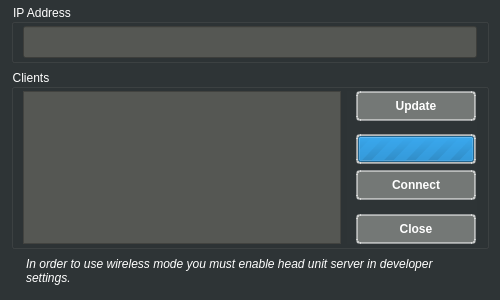
<?xml version="1.0" encoding="UTF-8"?>
<ui version="4.0">
 <class>ConnectDialog</class>
 <widget class="QDialog" name="ConnectDialog">
  <property name="geometry">
   <rect>
    <x>0</x>
    <y>0</y>
    <width>500</width>
    <height>300</height>
   </rect>
  </property>
  <property name="sizePolicy">
   <sizepolicy hsizetype="Expanding" vsizetype="Expanding">
    <horstretch>0</horstretch>
    <verstretch>0</verstretch>
   </sizepolicy>
  </property>
  <property name="minimumSize">
   <size>
    <width>500</width>
    <height>300</height>
   </size>
  </property>
  <property name="maximumSize">
   <size>
    <width>16777215</width>
    <height>300</height>
   </size>
  </property>
  <property name="windowTitle">
   <string>Connect to device</string>
  </property>
  <property name="styleSheet">
   <string notr="true">background-color: rgb(46, 52, 54);
color: rgb(255, 255, 255);</string>
  </property>
  <layout class="QVBoxLayout" name="verticalLayout">
   <property name="topMargin">
    <number>4</number>
   </property>
   <property name="bottomMargin">
    <number>9</number>
   </property>
   <item>
    <widget class="QGroupBox" name="groupBoxIPAddress">
     <property name="sizePolicy">
      <sizepolicy hsizetype="Expanding" vsizetype="Fixed">
       <horstretch>0</horstretch>
       <verstretch>0</verstretch>
      </sizepolicy>
     </property>
     <property name="title">
      <string>IP Address</string>
     </property>
     <layout class="QVBoxLayout" name="verticalLayout_2">
      <property name="topMargin">
       <number>2</number>
      </property>
      <property name="bottomMargin">
       <number>2</number>
      </property>
      <item>
       <widget class="QLineEdit" name="lineEditIPAddress">
        <property name="minimumSize">
         <size>
          <width>0</width>
          <height>32</height>
         </size>
        </property>
        <property name="maximumSize">
         <size>
          <width>16777215</width>
          <height>32</height>
         </size>
        </property>
        <property name="font">
         <font>
          <pointsize>14</pointsize>
          <weight>75</weight>
          <bold>true</bold>
         </font>
        </property>
        <property name="styleSheet">
         <string notr="true">background-color: rgb(85, 87, 83);
color: rgb(255, 255, 255);</string>
        </property>
        <property name="text">
         <string/>
        </property>
        <property name="alignment">
         <set>Qt::AlignCenter</set>
        </property>
        <property name="dragEnabled">
         <bool>false</bool>
        </property>
       </widget>
      </item>
     </layout>
    </widget>
   </item>
   <item>
    <widget class="QGroupBox" name="groupBoxRecent">
     <property name="sizePolicy">
      <sizepolicy hsizetype="Expanding" vsizetype="Minimum">
       <horstretch>0</horstretch>
       <verstretch>0</verstretch>
      </sizepolicy>
     </property>
     <property name="minimumSize">
      <size>
       <width>0</width>
       <height>100</height>
      </size>
     </property>
     <property name="title">
      <string>Clients</string>
     </property>
     <layout class="QHBoxLayout" name="horizontalLayout_2">
      <property name="topMargin">
       <number>2</number>
      </property>
      <property name="bottomMargin">
       <number>2</number>
      </property>
      <item>
       <widget class="QListWidget" name="listWidgetClients">
        <property name="font">
         <font>
          <pointsize>14</pointsize>
          <weight>75</weight>
          <bold>true</bold>
         </font>
        </property>
        <property name="styleSheet">
         <string notr="true">background-color: rgb(85, 87, 83);
color: rgb(255, 255, 255);</string>
        </property>
        <property name="gridSize">
         <size>
          <width>0</width>
          <height>30</height>
         </size>
        </property>
        <property name="uniformItemSizes">
         <bool>false</bool>
        </property>
       </widget>
      </item>
      <item>
       <widget class="QWidget" name="horizontalWidget" native="true">
        <property name="sizePolicy">
         <sizepolicy hsizetype="Fixed" vsizetype="Expanding">
          <horstretch>0</horstretch>
          <verstretch>0</verstretch>
         </sizepolicy>
        </property>
        <property name="minimumSize">
         <size>
          <width>130</width>
          <height>0</height>
         </size>
        </property>
        <property name="maximumSize">
         <size>
          <width>130</width>
          <height>16777215</height>
         </size>
        </property>
        <layout class="QVBoxLayout" name="verticalLayout_3">
         <property name="topMargin">
          <number>0</number>
         </property>
         <property name="bottomMargin">
          <number>0</number>
         </property>
         <item>
          <widget class="QPushButton" name="pushButtonUpdate">
           <property name="sizePolicy">
            <sizepolicy hsizetype="Expanding" vsizetype="Fixed">
             <horstretch>0</horstretch>
             <verstretch>0</verstretch>
            </sizepolicy>
           </property>
           <property name="minimumSize">
            <size>
             <width>120</width>
             <height>30</height>
            </size>
           </property>
           <property name="font">
            <font>
             <weight>75</weight>
             <bold>true</bold>
            </font>
           </property>
           <property name="styleSheet">
            <string notr="true">background-color: rgba(186, 189, 182, 0.5);
border-radius: 4px;
border: 2px solid rgba(255,255,255,0.5);
color: rgb(255, 255, 255);</string>
           </property>
           <property name="text">
            <string>Update</string>
           </property>
          </widget>
         </item>
         <item>
          <spacer name="verticalSpacer_2">
           <property name="orientation">
            <enum>Qt::Vertical</enum>
           </property>
           <property name="sizeHint" stdset="0">
            <size>
             <width>20</width>
             <height>10</height>
            </size>
           </property>
          </spacer>
         </item>
         <item>
          <widget class="QProgressBar" name="progressBarConnect">
           <property name="sizePolicy">
            <sizepolicy hsizetype="Expanding" vsizetype="Fixed">
             <horstretch>0</horstretch>
             <verstretch>0</verstretch>
            </sizepolicy>
           </property>
           <property name="minimumSize">
            <size>
             <width>120</width>
             <height>30</height>
            </size>
           </property>
           <property name="font">
            <font>
             <kerning>true</kerning>
            </font>
           </property>
           <property name="styleSheet">
            <string notr="true">background-color: rgba(186, 189, 182, 0.5);
border-radius: 4px;
border: 2px solid rgba(255,255,255,0.5);
color: rgb(255, 255, 255);</string>
           </property>
           <property name="maximum">
            <number>0</number>
           </property>
           <property name="value">
            <number>0</number>
           </property>
           <property name="alignment">
            <set>Qt::AlignLeading|Qt::AlignLeft|Qt::AlignVCenter</set>
           </property>
           <property name="textVisible">
            <bool>true</bool>
           </property>
          </widget>
         </item>
         <item>
          <widget class="QPushButton" name="pushButtonConnect">
           <property name="sizePolicy">
            <sizepolicy hsizetype="Expanding" vsizetype="Fixed">
             <horstretch>0</horstretch>
             <verstretch>0</verstretch>
            </sizepolicy>
           </property>
           <property name="minimumSize">
            <size>
             <width>120</width>
             <height>30</height>
            </size>
           </property>
           <property name="font">
            <font>
             <weight>75</weight>
             <bold>true</bold>
             <stylestrategy>PreferDefault</stylestrategy>
            </font>
           </property>
           <property name="styleSheet">
            <string notr="true">background-color: rgba(186, 189, 182, 0.5);
border-radius: 4px;
border: 2px solid rgba(255,255,255,0.5);
color: rgb(255, 255, 255);</string>
           </property>
           <property name="text">
            <string>Connect</string>
           </property>
          </widget>
         </item>
         <item>
          <spacer name="verticalSpacer">
           <property name="orientation">
            <enum>Qt::Vertical</enum>
           </property>
           <property name="sizeHint" stdset="0">
            <size>
             <width>20</width>
             <height>10</height>
            </size>
           </property>
          </spacer>
         </item>
         <item>
          <widget class="QPushButton" name="pushButtonCancel">
           <property name="sizePolicy">
            <sizepolicy hsizetype="Expanding" vsizetype="Fixed">
             <horstretch>0</horstretch>
             <verstretch>0</verstretch>
            </sizepolicy>
           </property>
           <property name="minimumSize">
            <size>
             <width>120</width>
             <height>30</height>
            </size>
           </property>
           <property name="font">
            <font>
             <weight>75</weight>
             <bold>true</bold>
            </font>
           </property>
           <property name="styleSheet">
            <string notr="true">background-color: rgba(186, 189, 182, 0.5);
border-radius: 4px;
border: 2px solid rgba(255,255,255,0.5);
color: rgb(255, 255, 255);</string>
           </property>
           <property name="text">
            <string>Close</string>
           </property>
          </widget>
         </item>
        </layout>
       </widget>
      </item>
     </layout>
    </widget>
   </item>
   <item>
    <widget class="QWidget" name="formWidget" native="true">
     <property name="sizePolicy">
      <sizepolicy hsizetype="Expanding" vsizetype="Preferred">
       <horstretch>0</horstretch>
       <verstretch>0</verstretch>
      </sizepolicy>
     </property>
     <layout class="QFormLayout" name="formLayout">
      <property name="topMargin">
       <number>2</number>
      </property>
      <property name="bottomMargin">
       <number>6</number>
      </property>
      <item row="0" column="0">
       <widget class="QLabel" name="labelCopyrightsInfoIcon">
        <property name="text">
         <string>&lt;html&gt;&lt;head/&gt;&lt;body&gt;&lt;p&gt;&lt;img src=&quot;:/ico_info.png&quot;/&gt;&lt;/p&gt;&lt;/body&gt;&lt;/html&gt;</string>
        </property>
       </widget>
      </item>
      <item row="0" column="1">
       <widget class="QLabel" name="labelHeadUnitServerInfo">
        <property name="sizePolicy">
         <sizepolicy hsizetype="Expanding" vsizetype="Fixed">
          <horstretch>0</horstretch>
          <verstretch>0</verstretch>
         </sizepolicy>
        </property>
        <property name="text">
         <string>&lt;html&gt;&lt;head/&gt;&lt;body&gt;&lt;p&gt;&lt;span style=&quot; font-style:italic;&quot;&gt;In order to use wireless mode you must enable head unit server in developer settings.&lt;/span&gt;&lt;/p&gt;&lt;/body&gt;&lt;/html&gt;</string>
        </property>
        <property name="wordWrap">
         <bool>true</bool>
        </property>
       </widget>
      </item>
     </layout>
    </widget>
   </item>
  </layout>
 </widget>
 <resources/>
 <connections/>
</ui>
